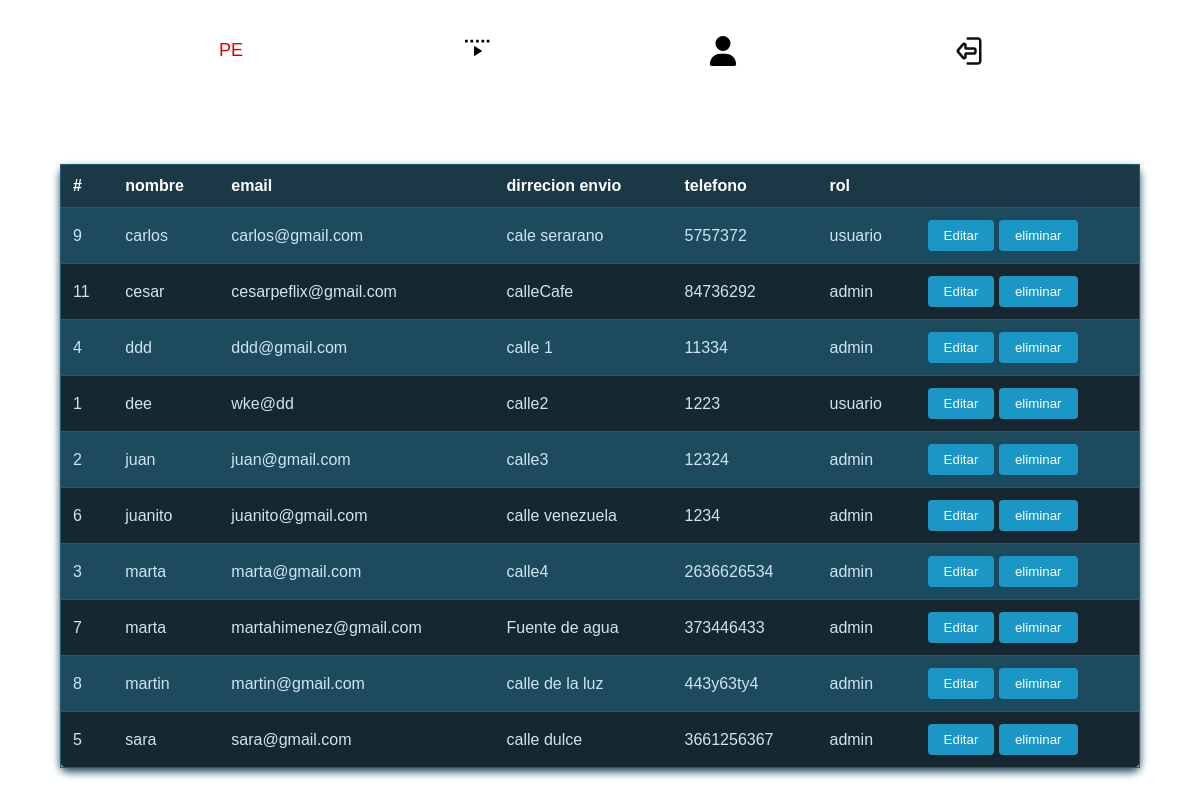
Page /panel/usuarios.php (signed in) on the committed database.
### tables this page shows
CREATE TABLE usuarios (
    usuario_id BIGINT UNSIGNED NOT NULL PRIMARY KEY AUTO_INCREMENT,
    nombre VARCHAR(100) NOT NULL,
    email VARCHAR(255) NOT NULL UNIQUE,
    direccion_envio VARCHAR(255),
    telefono char(12),
    password VARCHAR(100),
    rol ENUM('admin', 'usuario')  NOT NULL DEFAULT 'usuario'

);

### src/ListarUsuarios.php (called while the page is built, shortened)
<?php
class ListarUsuarios
{
    public static function getAll(): array
    {
        $conn = Connection::conn();
        $query = "SELECT * FROM  usuarios ORDER BY nombre";
        $result = $conn->query($query);
        return $result->fetch_all(MYSQLI_ASSOC);
    }
}

### public/panel/usuarios.php (the view, shortened to what this page needs)
<?php
$usuarios = ListarUsuarios::getAll();
?>
<!DOCTYPE html>
<html lang="es">
<head>
    <link rel="stylesheet" href="/css/header.css">
    <link rel="stylesheet" href="/css/panel/tables.css">
</head>
<?php include_once '../../resources/panel/header.php' ?>
<body>
    <h1>Listado de usuarios</h1>
    <table>
        <tr>
            <th>#</th>
            <th>nombre</th>
            <th>email</th>
            <th>dirrecion envio</th>
            <th>telefono</th>
            <th>rol</th>
            <th></th>
        </tr>
        <?php foreach ($usuarios as $usuario) { ?>
            <tr>
                <td><?php echo $usuario['usuario_id'] ?></td>
                <td><?php echo $usuario['nombre'] ?></td>
                <td><?php echo $usuario['email'] ?></td>
                <td><?php echo $usuario['direccion_envio'] ?></td>
                <td><?php echo $usuario['telefono'] ?></td>
                <td><?php echo $usuario['rol'] ?></td>
                <td>
                    <button>Editar</button>
                    <form method="post">
                        <input type="submit" name="action" value="eliminar">
                    </form>
                </td>
            </tr>
        <?php } ?>
    </table>
</body>
</html>

### public/css/header.css (style rules this page uses)
* { padding: 0; margin: 0; box-sizing: border-box; }

### public/css/panel/tables.css (style rules this page uses)
body { color: #d0e4f1; font-family: Arial, sans-serif; }
h1 { text-align: center; color: #ffffff; }
table { width: 90%; margin: 20px auto; border-collapse: collapse; background-color: #162730; border: 1px solid #205c76; border-radius: 8px; box-shadow: 0 4px 8px #1e4a5e; }
th, td { padding: 12px; text-align: left; border-bottom: 1px solid #205c76; }
th { background-color: #1b3846; color: #ffffff; font-weight: bold; }
tr:nth-child(even) { background-color: #1e4a5e; }
button, input[type=submit] { background-color: #1c97c5; border: none; color: #ffffff; padding: 8px 16px; cursor: pointer; border-radius: 4px; transition: background-color 0.3s ease; }
form { display: inline; }

### rows in the picture
usuarios: usuario_id "9", nombre "carlos", email "carlos@gmail.com", direccion_envio "cale serarano", telefono "5757372", rol "usuario"
usuarios: usuario_id "11", nombre "cesar", email "cesarpeflix@gmail.com", direccion_envio "calleCafe", telefono "84736292", rol "admin"
usuarios: usuario_id "4", nombre "ddd", email "ddd@gmail.com", direccion_envio "calle 1", telefono "11334", rol "admin"
usuarios: usuario_id "1", nombre "dee", email "wke@dd", direccion_envio "calle2", telefono "1223", rol "usuario"
usuarios: usuario_id "2", nombre "juan", email "juan@gmail.com", direccion_envio "calle3", telefono "12324", rol "admin"
usuarios: usuario_id "6", nombre "juanito", email "juanito@gmail.com", direccion_envio "calle venezuela", telefono "1234", rol "admin"
usuarios: usuario_id "3", nombre "marta", email "marta@gmail.com", direccion_envio "calle4", telefono "2636626534", rol "admin"
usuarios: usuario_id "7", nombre "marta", email "martahimenez@gmail.com", direccion_envio "Fuente de agua", telefono "373446433", rol "admin"
usuarios: usuario_id "8", nombre "martin", email "martin@gmail.com", direccion_envio "calle de la luz", telefono "443y63ty4", rol "admin"
usuarios: usuario_id "5", nombre "sara", email "sara@gmail.com", direccion_envio "calle dulce", telefono "3661256367", rol "admin"
